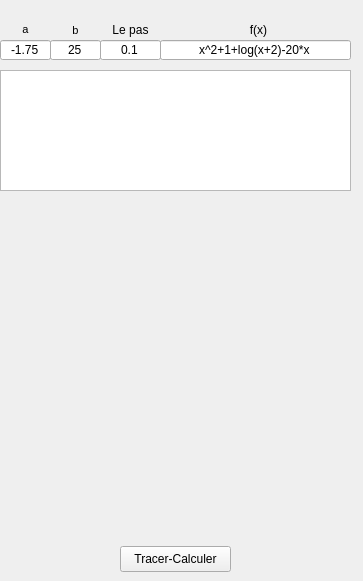
    <widget class="QWidget" name="tab_tracage_fx">
     <attribute name="title">
      <string>Traçage d'une fonction</string>
     </attribute>
     <widget class="QTextBrowser" name="textBrowser_resultats_lineEdit_tracage_fx">
      <property name="geometry">
       <rect>
        <x>0</x>
        <y>70</y>
        <width>351</width>
        <height>121</height>
       </rect>
      </property>
      <property name="toolTip">
       <string notr="true"/>
      </property>
      <property name="html">
       <string notr="true">&lt;!DOCTYPE HTML PUBLIC &quot;-//W3C//DTD HTML 4.0//EN&quot; &quot;http://www.w3.org/TR/REC-html40/strict.dtd&quot;&gt;
&lt;html&gt;&lt;head&gt;&lt;meta name=&quot;qrichtext&quot; content=&quot;1&quot; /&gt;&lt;style type=&quot;text/css&quot;&gt;
p, li { white-space: pre-wrap; }
&lt;/style&gt;&lt;/head&gt;&lt;body style=&quot; font-family:'Noto Sans'; font-size:10pt; font-weight:400; font-style:normal;&quot;&gt;
&lt;p style=&quot;-qt-paragraph-type:empty; margin-top:0px; margin-bottom:0px; margin-left:0px; margin-right:0px; -qt-block-indent:0; text-indent:0px; font-family:'MS Shell Dlg 2'; font-size:8.25pt;&quot;&gt;&lt;br /&gt;&lt;/p&gt;&lt;/body&gt;&lt;/html&gt;</string>
      </property>
     </widget>
     <widget class="QPushButton" name="pushButton_Calculer_tracage_fx">
      <property name="geometry">
       <rect>
        <x>120</x>
        <y>546</y>
        <width>111</width>
        <height>26</height>
       </rect>
      </property>
      <property name="cursor">
       <cursorShape>PointingHandCursor</cursorShape>
      </property>
      <property name="mouseTracking">
       <bool>true</bool>
      </property>
      <property name="toolTip">
       <string>Cliquer pour tracer la courbe de f(x)</string>
      </property>
      <property name="whatsThis">
       <string>Traçage de f(x)</string>
      </property>
      <property name="layoutDirection">
       <enum>Qt::RightToLeft</enum>
      </property>
      <property name="locale">
       <locale language="Arabic" country="Algeria"/>
      </property>
      <property name="text">
       <string>Tracer-Calculer</string>
      </property>
     </widget>
     <widget class="QLineEdit" name="lineEdit_b_tracage_fx">
      <property name="geometry">
       <rect>
        <x>50</x>
        <y>40</y>
        <width>51</width>
        <height>20</height>
       </rect>
      </property>
      <property name="toolTip">
       <string>Dans le choix de a et b, il faut tenir compte du domaine de définition de f(x)!</string>
      </property>
      <property name="text">
       <string>25</string>
      </property>
      <property name="alignment">
       <set>Qt::AlignCenter</set>
      </property>
     </widget>
     <widget class="QLabel" name="label_4">
      <property name="geometry">
       <rect>
        <x>50</x>
        <y>20</y>
        <width>51</width>
        <height>21</height>
       </rect>
      </property>
      <property name="text">
       <string notr="true">&lt;!DOCTYPE HTML PUBLIC &quot;-//W3C//DTD HTML 4.0//EN&quot; &quot;http://www.w3.org/TR/REC-html40/strict.dtd&quot;&gt;
&lt;html&gt;&lt;head&gt;&lt;meta name=&quot;qrichtext&quot; content=&quot;1&quot; /&gt;&lt;style type=&quot;text/css&quot;&gt;
p, li { white-space: pre-wrap; }
&lt;/style&gt;&lt;/head&gt;&lt;body style=&quot; font-family:'MS Shell Dlg 2'; font-size:8.25pt; font-weight:400; font-style:normal;&quot;&gt;
&lt;p align=&quot;center&quot; style=&quot; margin-top:0px; margin-bottom:0px; margin-left:0px; margin-right:0px; -qt-block-indent:0; text-indent:0px;&quot;&gt;&lt;span style=&quot; font-size:8pt;&quot;&gt;b&lt;/span&gt;&lt;/p&gt;&lt;/body&gt;&lt;/html&gt;</string>
      </property>
     </widget>
     <widget class="QLabel" name="label_12">
      <property name="geometry">
       <rect>
        <x>163</x>
        <y>20</y>
        <width>191</width>
        <height>20</height>
       </rect>
      </property>
      <property name="text">
       <string notr="true">f(x)</string>
      </property>
      <property name="alignment">
       <set>Qt::AlignCenter</set>
      </property>
     </widget>
     <widget class="QLabel" name="label_9">
      <property name="geometry">
       <rect>
        <x>0</x>
        <y>20</y>
        <width>51</width>
        <height>20</height>
       </rect>
      </property>
      <property name="text">
       <string notr="true">&lt;!DOCTYPE HTML PUBLIC &quot;-//W3C//DTD HTML 4.0//EN&quot; &quot;http://www.w3.org/TR/REC-html40/strict.dtd&quot;&gt;
&lt;html&gt;&lt;head&gt;&lt;meta name=&quot;qrichtext&quot; content=&quot;1&quot; /&gt;&lt;style type=&quot;text/css&quot;&gt;
p, li { white-space: pre-wrap; }
&lt;/style&gt;&lt;/head&gt;&lt;body style=&quot; font-family:'MS Shell Dlg 2'; font-size:8.25pt; font-weight:400; font-style:normal;&quot;&gt;
&lt;p align=&quot;center&quot; style=&quot; margin-top:0px; margin-bottom:0px; margin-left:0px; margin-right:0px; -qt-block-indent:0; text-indent:0px;&quot;&gt;&lt;span style=&quot; font-size:8pt;&quot;&gt;a&lt;/span&gt;&lt;/p&gt;&lt;/body&gt;&lt;/html&gt;</string>
      </property>
     </widget>
     <widget class="QLineEdit" name="lineEdit_dx_tracage_fx">
      <property name="geometry">
       <rect>
        <x>100</x>
        <y>40</y>
        <width>61</width>
        <height>20</height>
       </rect>
      </property>
      <property name="text">
       <string>0.1</string>
      </property>
      <property name="alignment">
       <set>Qt::AlignCenter</set>
      </property>
      <property name="readOnly">
       <bool>false</bool>
      </property>
     </widget>
     <widget class="QLineEdit" name="lineEdit_a_tracage_fx">
      <property name="geometry">
       <rect>
        <x>0</x>
        <y>40</y>
        <width>51</width>
        <height>20</height>
       </rect>
      </property>
      <property name="toolTip">
       <string>Dans le choix de a et b, il faut tenir compte du domaine de définition de f(x)!</string>
      </property>
      <property name="text">
       <string>-1.75</string>
      </property>
      <property name="alignment">
       <set>Qt::AlignCenter</set>
      </property>
     </widget>
     <widget class="QLabel" name="label_13">
      <property name="geometry">
       <rect>
        <x>100</x>
        <y>20</y>
        <width>61</width>
        <height>20</height>
       </rect>
      </property>
      <property name="text">
       <string>Le pas</string>
      </property>
      <property name="textFormat">
       <enum>Qt::AutoText</enum>
      </property>
      <property name="alignment">
       <set>Qt::AlignCenter</set>
      </property>
     </widget>
     <widget class="QCustomPlot" name="customPlot" native="true">
      <property name="enabled">
       <bool>true</bool>
      </property>
      <property name="geometry">
       <rect>
        <x>0</x>
        <y>200</y>
        <width>351</width>
        <height>341</height>
       </rect>
      </property>
     </widget>
     <widget class="QLineEdit" name="lineEdit_tracage_fx">
      <property name="geometry">
       <rect>
        <x>160</x>
        <y>40</y>
        <width>191</width>
        <height>20</height>
       </rect>
      </property>
      <property name="toolTip">
       <string>f(x) peut contenir :
^ * / + -
pow(x,3)
pi
sqrt
sin cos tan cot
asin acos atan
sinh cosh tanh
asinh acosh atanh
log log10 exp
abs ; .....</string>
      </property>
      <property name="statusTip">
       <string/>
      </property>
      <property name="text">
       <string>x^2+1+log(x+2)-20*x</string>
      </property>
      <property name="alignment">
       <set>Qt::AlignCenter</set>
      </property>
     </widget>
    </widget>
